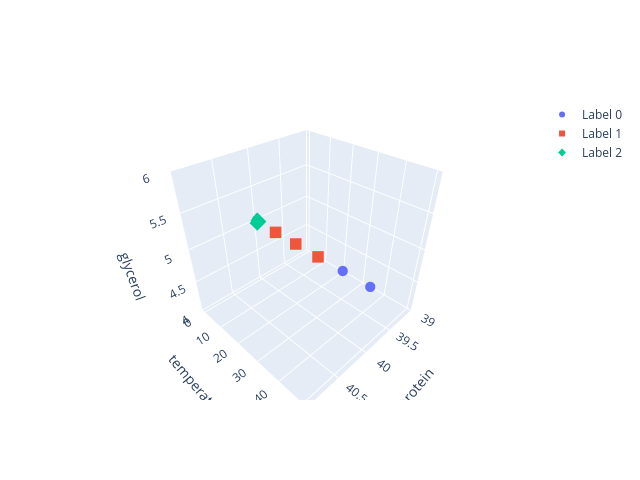

This figure's notebook cell:
### Code cell
plot_scatter_plotly(dataset=ds, component_variable='composition',labels='labels',discrete_labels=True)

### Figure 1 — Plotly figure (JSON) as saved in the notebook; plotly's stock layout.template omitted (floating-point values rounded to 4 significant figures)
{"data": [{"marker": {"color": 0, "size": 6, "symbol": "circle"}, "mode": "markers", "name": "Label 0", "type": "scatter3d", "x": [40, 40], "y": [40, 50], "z": [5, 5]}, {"marker": {"color": 1, "size": 6, "symbol": "square"}, "mode": "markers", "name": "Label 1", "type": "scatter3d", "x": [40, 40, 40], "y": [10, 20, 30], "z": [5, 5, 5]}, {"marker": {"color": 2, "size": 6, "symbol": "diamond"}, "mode": "markers", "name": "Label 2", "type": "scatter3d", "x": [40], "y": [0], "z": [5]}], "layout": {"height": 480, "scene": {"xaxis": {"title": {"text": "protein"}}, "yaxis": {"title": {"text": "temperature"}}, "zaxis": {"title": {"text": "glycerol"}}}, "width": 640}}
